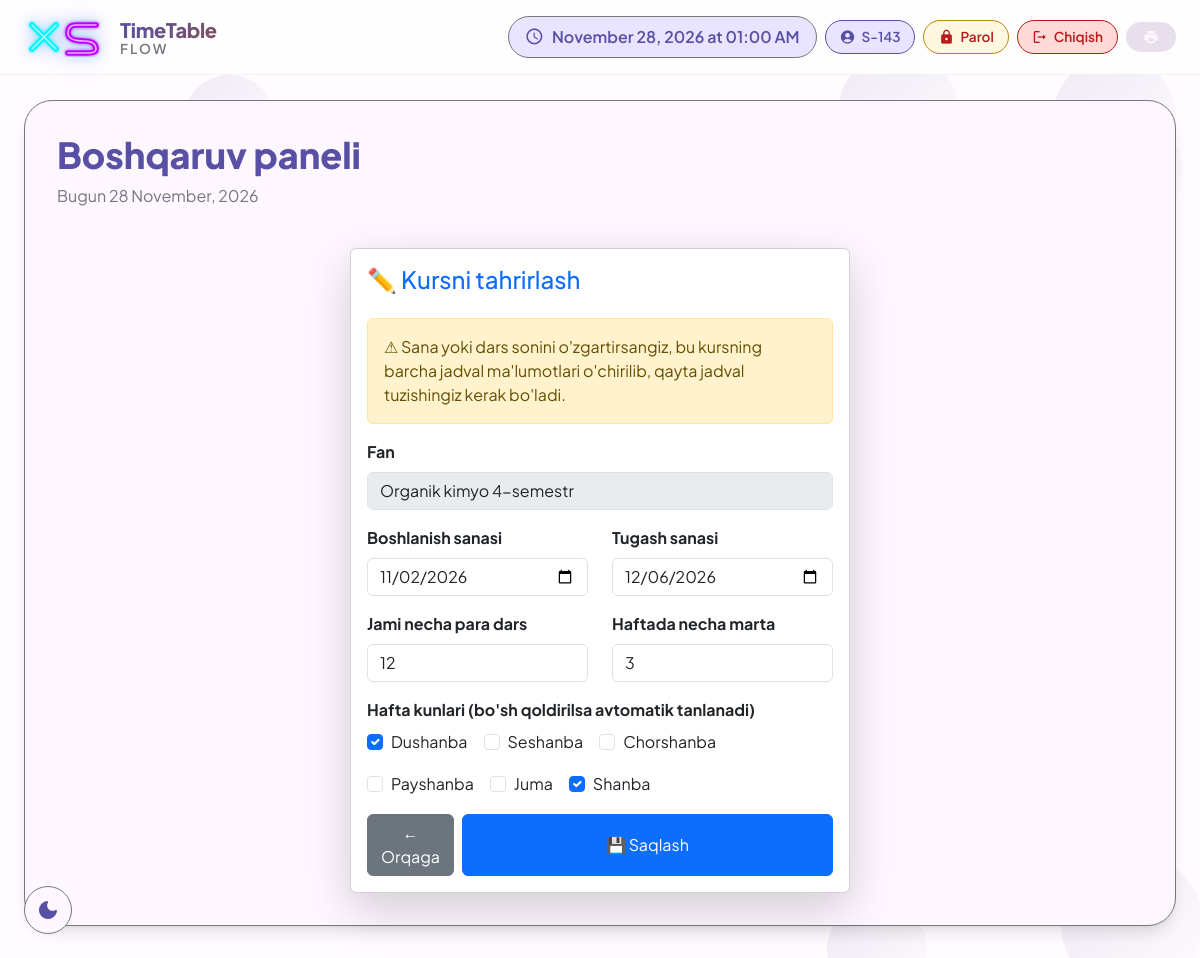
/raspisaniya/course/195/update/ (signed in), run on an earlier commit of the app's database.
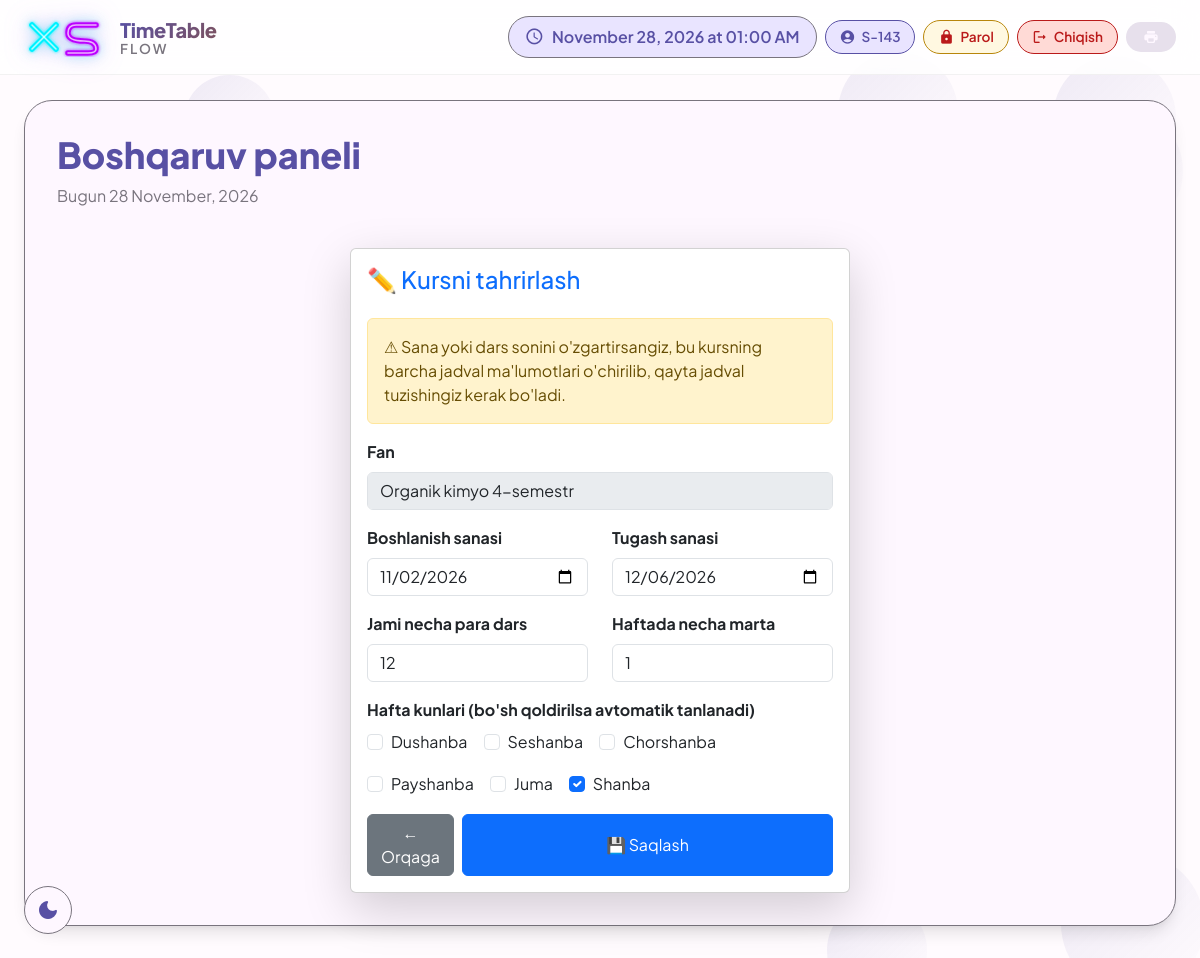
And on a later commit of the database.
### raspisaniya/models.py (models this page shows, shortened)
class Course(models.Model):
    subject = models.ForeignKey(Subject, on_delete=models.CASCADE)
    start_date = models.DateField()
    end_date = models.DateField()
    total_lessons = models.PositiveIntegerField()
    lessons_per_week = models.PositiveIntegerField()
    lesson_duration = models.PositiveIntegerField(default=80)
    include_saturday = models.BooleanField(default=False)
    preferred_weekdays = models.JSONField(default=list, blank=True)

class Subject(models.Model):
    name = models.CharField(max_length=100, unique=True)
    def __str__(self):
        return self.name

### raspisaniya/views/lessons.py (the view, shortened to what this page needs)
# urls.py: path('course/<int:pk>/update/', views.course_update, name='course_update'),
@login_required
def course_update(request, pk):
    course = get_object_or_404(Course, pk=pk)
    return render(request, "raspisaniya/course_update.html", {"course": course})

### templates/raspisaniya/course_update.html (shortened to what the changed rows need)
{% extends 'raspisaniya/base.html' %}
{% block content %}
<div class="container-fluid px-4 mt-4">
<div class="card shadow-lg" style="max-width:500px; margin:auto;">
<div class="card-body">
    <form method="post">
        <div class="mb-3">
            <label class="form-label fw-bold">Fan</label>
            <input type="text" class="form-control" value="{{ course.subject }}" disabled>
        </div>
        <div class="row mb-3">
            <div class="col-md-6">
                <label class="form-label fw-bold">Boshlanish sanasi</label>
                <input type="date" name="start_date" class="form-control"
                       value="{{ course.start_date|date:'Y-m-d' }}" required>
            </div>
            <div class="col-md-6">
                <label class="form-label fw-bold">Tugash sanasi</label>
                <input type="date" name="end_date" class="form-control"
                       value="{{ course.end_date|date:'Y-m-d' }}" required>
            </div>
        </div>
        <div class="row mb-3">
            <div class="col-md-6">
                <label class="form-label fw-bold">Jami necha para dars</label>
                <input type="number" name="total_lessons" class="form-control"
                       value="{{ course.total_lessons }}" min="1" required>
            </div>
            <div class="col-md-6">
                <label class="form-label fw-bold">Haftada necha marta</label>
                <input type="number" name="lessons_per_week" class="form-control"
                       value="{{ course.lessons_per_week }}" min="1" max="6" required>
            </div>
        </div>
        <div class="mb-3">
            <div class="d-flex flex-wrap gap-3">
                <div class="form-check">
                    <input class="form-check-input" type="checkbox" name="preferred_weekdays" value="0" id="u_wd_0" {% if 0 in course.preferred_weekdays %}checked{% endif %}>
                    <label class="form-check-label" for="u_wd_0">Dushanba</label>
                </div>
                <div class="form-check">
                    <input class="form-check-input" type="checkbox" name="preferred_weekdays" value="1" id="u_wd_1" {% if 1 in course.preferred_weekdays %}checked{% endif %}>
                    <label class="form-check-label" for="u_wd_1">Seshanba</label>
                </div>
                <div class="form-check">
                    <input class="form-check-input" type="checkbox" name="preferred_weekdays" value="2" id="u_wd_2" {% if 2 in course.preferred_weekdays %}checked{% endif %}>
                    <label class="form-check-label" for="u_wd_2">Chorshanba</label>
                </div>
                <div class="form-check">
                    <input class="form-check-input" type="checkbox" name="preferred_weekdays" value="3" id="u_wd_3" {% if 3 in course.preferred_weekdays %}checked{% endif %}>
                    <label class="form-check-label" for="u_wd_3">Payshanba</label>
                </div>
                <div class="form-check">
                    <input class="form-check-input" type="checkbox" name="preferred_weekdays" value="4" id="u_wd_4" {% if 4 in course.preferred_weekdays %}checked{% endif %}>
                    <label class="form-check-label" for="u_wd_4">Juma</label>
                </div>
                <div class="form-check">
                    <input class="form-check-input" type="checkbox" name="preferred_weekdays" value="5" id="u_wd_5" {% if 5 in course.preferred_weekdays %}checked{% endif %}>
                    <label class="form-check-label" for="u_wd_5">Shanba</label>
                </div>
            </div>
        </div>
    </form>
</div>
</div>
</div>
{% endblock %}

What changed in the data, as far as the page shows it:
changed Course "Organik kimyo 4-semestr": lessons_per_week "3" → "1"; preferred_weekdays "☑" → "☐"
